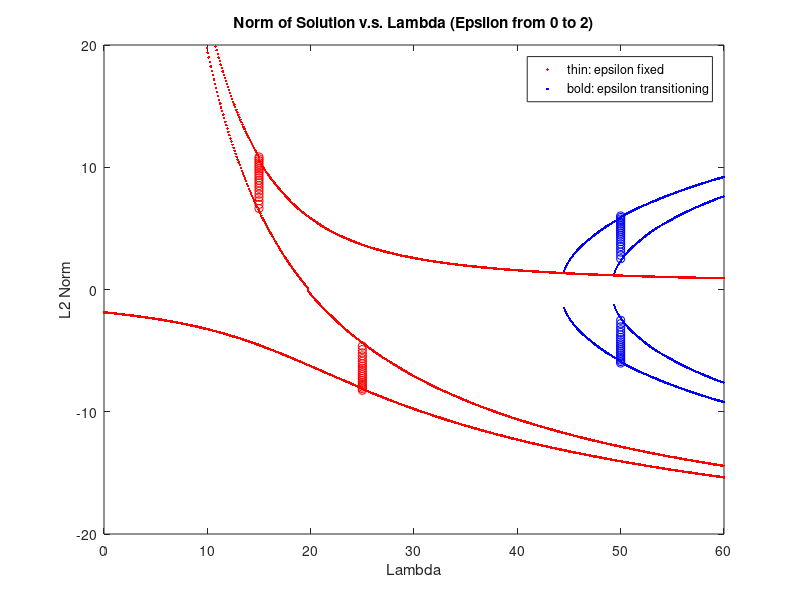

The MATLAB script that drew this image:
load a.mat;

plot(norm_b1_hill_x, norm_b1_hill_y, 'r.'); % branch 1 hill
hold on;
plot(norm_b2_hill_x, norm_b2_hill_y, 'b.'); % branch 2 hill
plot(norm_b1_bowl_x, -norm_b1_bowl_y, 'r.'); % branch 1 bowl
plot(norm_b2_bowl_x, -norm_b2_bowl_y, 'b.'); % branch 2 bowl

load c.mat;
plot(norm_b1_hill_x, norm_b1_hill_y, 'r.'); % branch 1 hill
plot(norm_b2_hill_x, norm_b2_hill_y, 'b.'); % branch 2 hill
plot(norm_b1_bowl_x, -norm_b1_bowl_y, 'r.'); % branch 1 bowl
plot(norm_b2_bowl_x, -norm_b2_bowl_y, 'b.'); % branch 2 bowl

load d.mat;
plot(norm_b1_hill_x, norm_b1_hill_y, 'ro'); % branch 1 hill
plot(norm_b2_hill_x, norm_b2_hill_y, 'bo'); % branch 2 hill
plot(norm_b1_bowl_x, -norm_b1_bowl_y, 'ro'); % branch 1 bowl
plot(norm_b2_bowl_x, -norm_b2_bowl_y, 'bo'); % branch 2 bowl

title('Norm of Solution v.s. Lambda (Epsilon from 0 to 2)');
legend('thin: epsilon fixed', 'bold: epsilon transitioning', 'location', 'northeast');
xlabel('Lambda');
ylabel('L2 Norm');
hold off;

xlim([0 60]);
ylim([-20 20]);
